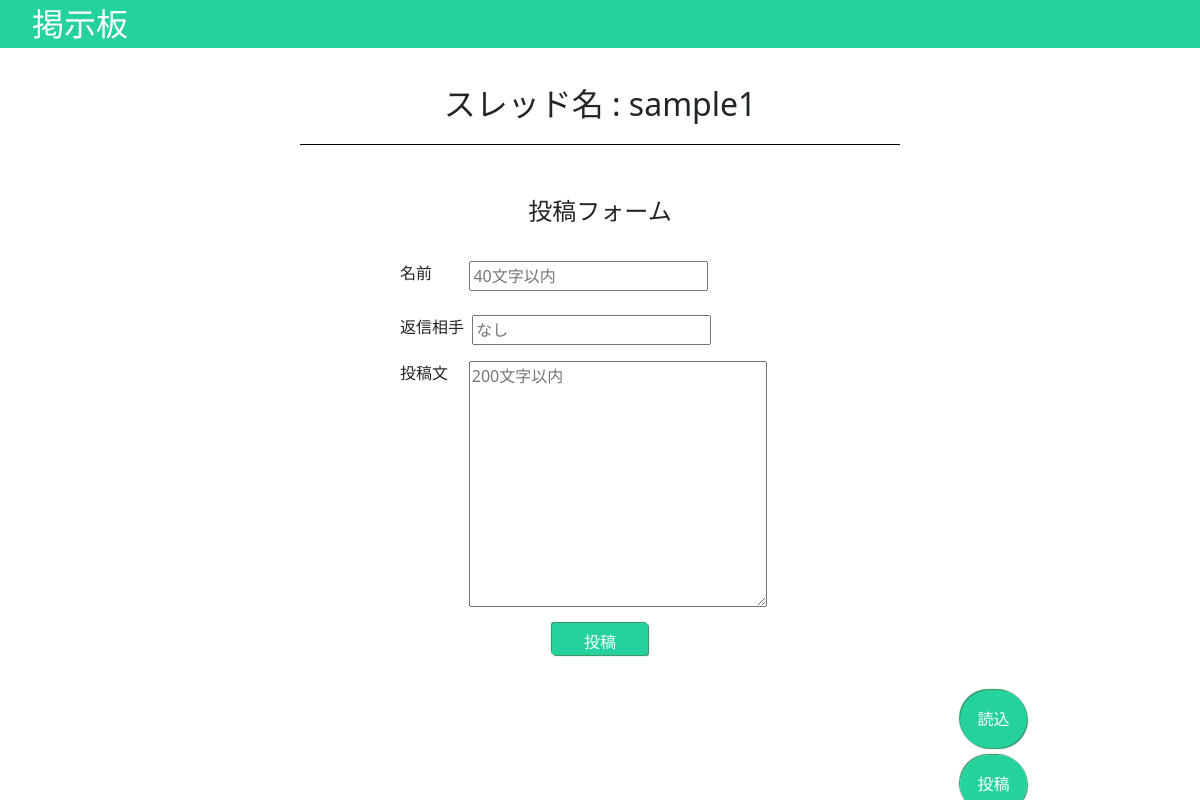
The page /bulletinBoard/3 on the database as committed earlier.
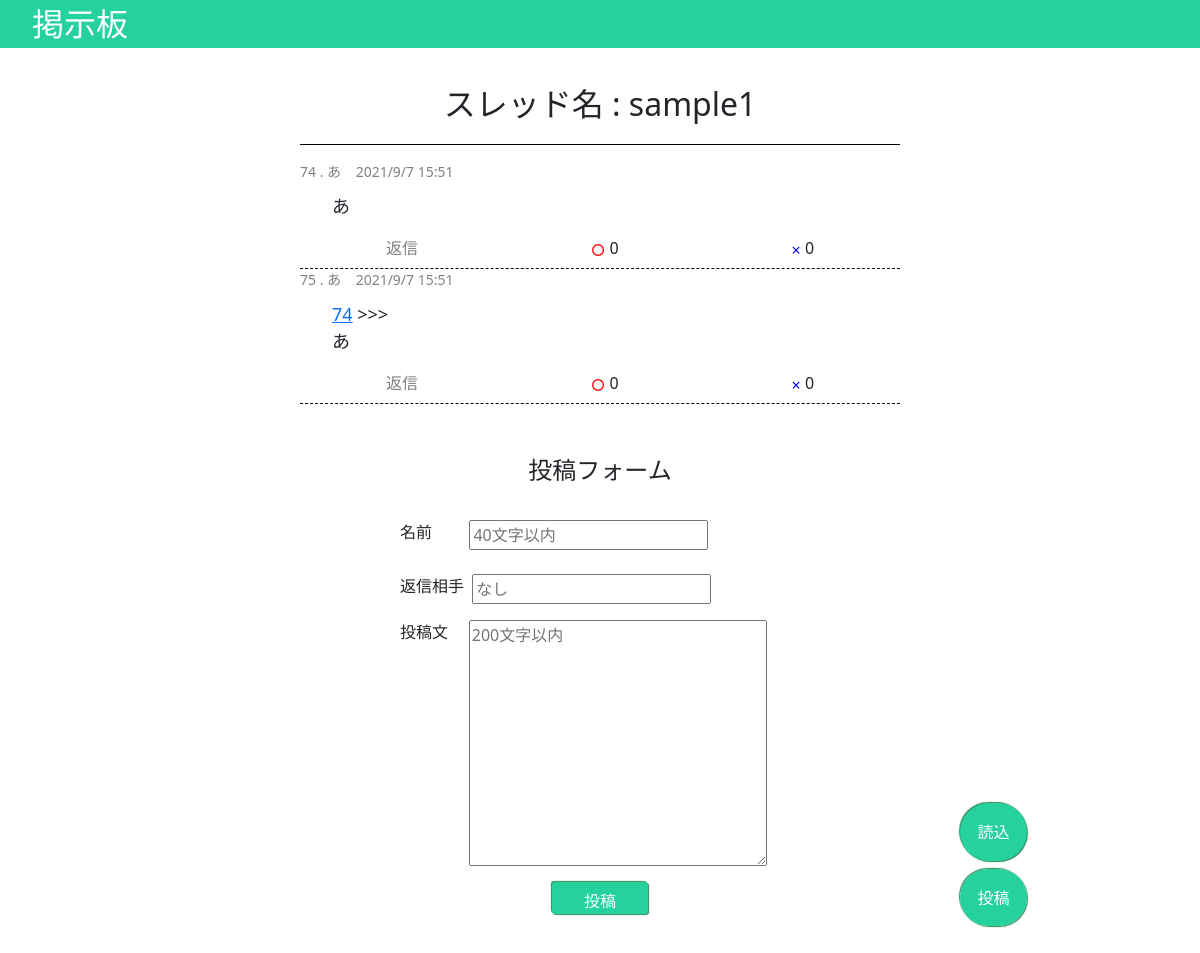
The same page on the database as committed later.
### projectpost/models.py (models this page shows)
class ThreadModel(models.Model):
    name = models.CharField(max_length=40)
    next_id = models.IntegerField(default=1, blank=True)

class PostDataModel(models.Model):
    thread = models.ForeignKey(ThreadModel, on_delete=models.CASCADE)
    post_id = models.IntegerField(default=0)
    response = models.ForeignKey('self', default=None, null=True, blank=True, on_delete=models.CASCADE)
    response_post_id = models.CharField(default="", max_length=10)
    name = models.CharField(max_length=40)
    postdate = models.CharField(max_length=20)
    content = models.CharField(max_length=200)
    good = models.IntegerField(default=0, blank=True)
    bad = models.IntegerField(default=0, blank=True)

### projectpost/views.py (the view)
# urls.py: path('bulletinBoard/<int:pk>', BulletinBoardView, name='bulletinBoard'),
def BulletinBoardView(request, pk):
    post_count = PostDataModel.objects.all().count()
    if request.method == 'POST':
        request_type = request.POST.get('type')
        if request_type == 'getPostsData':
            thread = ThreadModel.objects.get(pk=pk)
            after = int(request.POST.get('after'))
            post_datas = PostDataModel.objects.filter(thread=thread).order_by('post_id')[after: min(after+100,post_count)]
            post_datas = list(post_datas.values())
            d = {"post_datas": post_datas}
            return JsonResponse(d)
        elif request_type == 'setPostData':
            thread_object = ThreadModel.objects.get(pk=pk)
            name = request.POST.get('name')
            time = request.POST.get('time')
            content = request.POST.get('content')
            process = subprocess.Popen(['python3', './/bert/bert.py', '{}'.format(content)], encoding='utf8', stdout=subprocess.PIPE, stderr=subprocess.PIPE)
            result, error = process.communicate()
            if result[:8] == "negative":
                return JsonResponse({"error":"ネガティブな投稿なので投稿文を確認してください"})
            postdata_object = PostDataModel.objects.create(
                thread = thread_object,
                post_id = thread_object.next_id,
                name = name,
                postdate = time,
                content = content
            )
            response = request.POST.get('response')
            if response != "":
                try:
                    response_object = PostDataModel.objects.filter(thread=thread_object).get(post_id=int(response))
                    postdata_object.response = response_object
                    postdata_object.response_post_id = response_object.post_id
                except ObjectDoesNotExist:
                    postdata_object.delete()
                    return JsonResponse({"error":"既に削除されたか、存在しない投稿に返信しています"})
                except ValueError:
                    postdata_object.delete()
                    return JsonResponse({"error": "送信相手を見直してください"})
            thread_object.next_id += 1
            thread_object.save()
            postdata_object.save()
            return JsonResponse({"error":""})
        elif request_type == 'good_action':
            post_id = request.POST.get('post_id')
            thread_object = ThreadModel.objects.get(pk=pk)
            post_object = PostDataModel.objects.filter(thread=thread_object).get(post_id=post_id)
            if request.POST.get('action') == 'plus':
                post_object.good += 1
            elif request.POST.get('action') == 'minus':
                post_object.good -= 1
            post_object.save()
            channel_layer = get_channel_layer()
            channel_name = thread_object.name
            async_to_sync(channel_layer.group_send)(
                channel_name, {
                    'type' : 'send_message',
                    'flag' : 'good_action',
                    'post_id': post_id,
                    'number': post_object.good
                }
            )
            return JsonResponse({"":""})
        elif request_type == 'bad_action':
            post_id = request.POST.get('post_id')
            thread_object = ThreadModel.objects.get(pk=pk)
            try:
                post_object = PostDataModel.objects.filter(thread=thread_object).get(post_id=post_id)
            except ObjectDoesNotExist:
                return JsonResponse({})
            if request.POST.get('action') == 'plus':
                post_object.bad += 1
            elif request.POST.get('action') == 'minus':
                post_object.bad -= 1
            post_object.save()
            channel_layer = get_channel_layer()
            channel_name = thread_object.name
            async_to_sync(channel_layer.group_send)(
                channel_name, {
                    'type': 'send_message',
                    'flag': 'bad_action',
                    'post_id': post_id,
                    'number': post_object.bad
                }
            )
            if post_object.bad >= 4:
                from collections import deque
                channel_layer = get_channel_layer()
                channel_name = thread_object.name
                delete_id = deque([post_object.post_id])
                response_id = []
                while len(delete_id) > 0:
                    frm_post_id = delete_id.popleft()
                    to_objects = PostDataModel.objects.filter(thread=thread_object).filter(response_post_id=frm_post_id)
                    for to_object in to_objects:
                        delete_id.append(to_object.post_id)
                    response_id.append(frm_post_id)
                async_to_sync(channel_layer.group_send)(
                    channel_name, {
                        'type' : 'delete_message',
                        'flag' : 'delete_action',
                        'delete': response_id
                    }
                )
                post_object.delete()
            return JsonResponse({})
    else:
        thread = ThreadModel.objects.get(pk=pk)
        post_datas = PostDataModel.objects.filter(thread=thread).order_by('post_id')[0:min(100, post_count)]
        return render(request, 'bulletinBoard.html', {'post_datas': post_datas, "thread_name": thread.name})

### templates/bulletinBoard.html (shortened to what this page needs)
{% extends 'base.html' %}
{% load static %}
{% block header %}
<link rel="stylesheet" type="text/css" href="{% static 'header.css' %}">
<link rel="stylesheet" type="text/css" href="{% static 'bulletinBoard.css' %}">
{% endblock header %}
{% block content %}
<header>
    <div class="header">掲示板</div>
</header>
<div class="container">
    <div id="bulletinBoard">
        <div class="thread_name">スレッド名 : <span id="thread_name_span">{{ thread_name }}</span></div>
        {% for post_data in post_datas %}
        <div class="mass_data" id="{{ post_data.post_id }}">
            <div class="info"><span class="name">{{ post_data.post_id }} . {{ post_data.name }}</span>&nbsp;&nbsp;&nbsp;&nbsp;<span class="time">{{ post_data.postdate }} </span> </div>
            <div class="content">
                {% if post_data.response %}
                <div>
                    <a href="#{{ post_data.response.post_id }}" class="jump_to_post" id="jump{{ post_data.post_id }}">{{ post_data.response.post_id }}</a> >>>
                </div>
                {% endif %}
                <div>{{ post_data.content }}</div>
            </div>
            <div class="function">
                <a href="#post_container" class="response" id="response{{ post_data.post_id }}">返信</a>
                <div class="good"><button class="btn btn_good" id="good{{ post_data.post_id }}" type="submit" name="good{{ post_data.post_id }}">○</button><span class="good_number" id="good_number_show{{ post_data.post_id }}">{{ post_data.good }}</span></div>
                <div class="bad"><button class="btn btn_bad" id="bad{{ post_data.post_id }}" type="submit" name="post_btn{{ post_data.post_id }}">×</button><span class="bad_number" id="bad_number_show{{ post_data.post_id }}">{{ post_data.bad }}</span></div>
            </div>
        </div>
        {% endfor %}
    </div>
    <div id="post_container">
        <form id="post_form" action="" method="POST">{% csrf_token %}
            <div id="post">投稿フォーム</div>
            <div class="name_div">
                <span>
                    <div class="name_exp">名前&nbsp;&nbsp;&nbsp;&nbsp;&nbsp;&nbsp;&nbsp;&nbsp;&nbsp;</div>
                    <input required="required" id="post_name" type="text" placeholder="40文字以内">
                </span>
            </div>
            <div class="response_div">
                <span>
                    <div class="response_exp">返信相手&nbsp;&nbsp;</div>
                    <input id="response_id" type="text" placeholder="なし">
                </span>
            </div>
            <div class="content_div">
                <span>
                    <div class="content_exp">
                        投稿文&nbsp;&nbsp;&nbsp;&nbsp;&nbsp;
                    </div>
                    <textarea placeholder="200文字以内" required="required" name="post_content" id="post_content" cols="30" rows="10" value="200文字以内"></textarea>
                </span>
            </div>
            <div class="btn_area">
                <button class="btn" type="submit" id="post_btn" name="post_btn">投稿</button>
            </div>
        </form>
    </div>
</div>
<div class="fixed_right">
    <form id="update_form" action="" method="POST">{% csrf_token %}
        <button class="btn" type="submit" id="update" name="update">読込</button>
    </form>
    <a href="#post_container">投稿</a>
</div>
{% endblock content%}

### templates/base.html (shortened to what this page needs)
<!doctype html>
<html lang="en">
  <head>
    <link href="https://cdn.jsdelivr.net/npm/bootstrap@5.0.2/dist/css/bootstrap.min.css" rel="stylesheet">
    {% block header %}
    {% endblock header %}
  </head>
  <body>
    {% block content %}
    {% endblock content %}
  </body>
</html>

### static/header.css (style rules this page uses)
header { width: 100%; position: fixed; height: 3rem; background-color: rgb(37, 209, 157); }
.header { font-size:2rem; color: white; margin-left: 2rem; }

### static/bulletinBoard.css (style rules this page uses)
.container { display: absolute; top:3rem; padding-top: 4rem; }
#bulletinBoard { margin: auto; max-width: 600px; }
.thread_name { margin: 1rem auto; font-size: 2rem; text-align: center; padding-bottom: 1rem; border-bottom: 1px solid black; }
.mass_data { border-bottom: 1px dashed black; padding-top: 3rem; margin-top: -3rem; }
.info { color: grey; font-size: 14px; }
.content { padding-top: 0.5rem; padding-left: 2rem; word-wrap: break-word; margin-bottom: 1rem; margin-top: 0.2rem; font-size: 18px; }
#post { font-size: 1.5rem;; text-align: center; }
#post_container { margin: 3rem 0; text-align: center; }
.name_div { margin-top: 1rem; display:flex; }
.name_div > span { width: 400px; display:flex; margin: 1rem auto 0 auto; }
.response_div { margin-top: 0.5rem; display:flex; }
.response_div > span { width: 400px; display:flex; margin: 1rem auto 0 auto; }
.content_div > span { width: 400px; display:flex; margin: 1rem auto 0 auto; }
.function { display: flex; justify-content: space-around; height: 2rem; }
.function > a { text-decoration: none; color: gray; }
.function > .good > .btn { padding: 0; margin-right: 0.2rem; color: red; }
.function > .bad > .btn { padding: 0; margin-right: 0.2rem; color: blue; }
.btn_area { margin-top: 1rem; }
#post_btn { width: 6rem; height: 2rem; background-color: rgb(37, 209, 157); border-radius: 3px; box-shadow: 1px 1px 1px seagreen, -1px -1px 1px seagreen; color: white; }
.fixed_right { position: fixed; left: 80%; top: 70%; }
.fixed_right > a { width: 100%; color: white; padding: 1.1rem; text-decoration: none; background-color: rgb(37, 209, 157); box-shadow: 1px 1px 1px seagreen, -1px -1px 1px seagreen; border-radius: 2.5rem; margin: 1.5rem auto; }
.fixed_right > #update_form > #update { width: 100%; color: white; background-color: rgb(37, 209, 157); box-shadow: 1px 1px 1px seagreen, -1px -1px 1px seagreen; border-radius: 2.5rem; padding: 1rem; margin: 1.5rem auto; }

Rows that differ between the two databases and show on the page:
added PostDataModel: post_id "74", name "あ", postdate "2021/9/7 15:51", content "あ", good "0", bad "0"
added PostDataModel: post_id "75", name "あ", postdate "2021/9/7 15:51", response.post_id "74", content "あ", good "0", bad "0"
